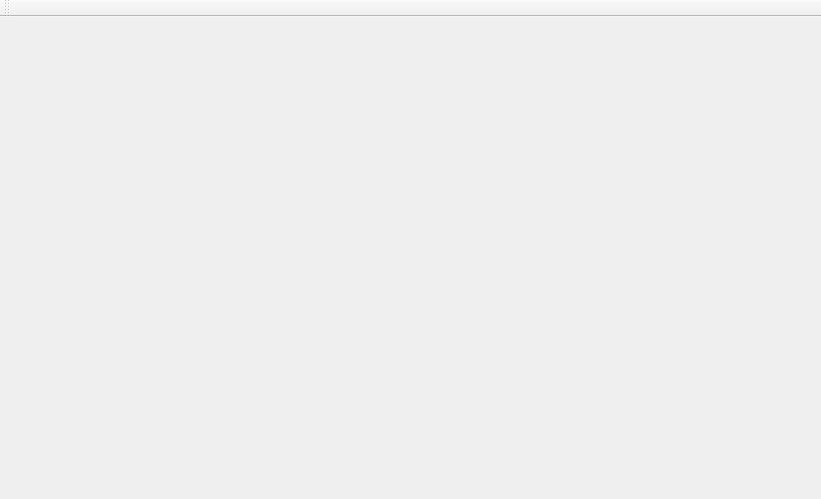
<?xml version="1.0" encoding="UTF-8"?>
<ui version="4.0">
 <class>MainWindow</class>
 <widget class="QMainWindow" name="MainWindow">
  <property name="geometry">
   <rect>
    <x>0</x>
    <y>0</y>
    <width>821</width>
    <height>499</height>
   </rect>
  </property>
  <property name="windowTitle">
   <string>MainWindow</string>
  </property>
  <widget class="QWidget" name="centralWidget">
   <layout class="QGridLayout" name="gridLayout">
    <property name="leftMargin">
     <number>0</number>
    </property>
    <property name="topMargin">
     <number>0</number>
    </property>
    <property name="rightMargin">
     <number>0</number>
    </property>
    <property name="bottomMargin">
     <number>0</number>
    </property>
    <item row="0" column="0">
     <widget class="QWidget" name="widget" native="true"/>
    </item>
   </layout>
  </widget>
  <widget class="QToolBar" name="toolBar">
   <property name="windowTitle">
    <string>toolBar</string>
   </property>
   <attribute name="toolBarArea">
    <enum>TopToolBarArea</enum>
   </attribute>
   <attribute name="toolBarBreak">
    <bool>false</bool>
   </attribute>
  </widget>
 </widget>
 <layoutdefault spacing="6" margin="11"/>
 <resources/>
 <connections/>
</ui>
